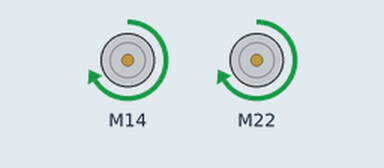
The sketch below on a simulated Arduino Uno, built with avr-gcc and run on an emulated ATmega328P. Parts: 2 × DC motor (green arrow = forward, orange = backward, longer = faster).

Above: at 1.0 s.
At 3.1 s:
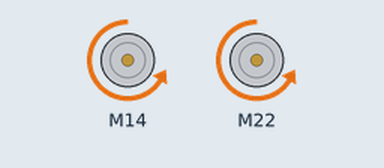
At 5.1 s:
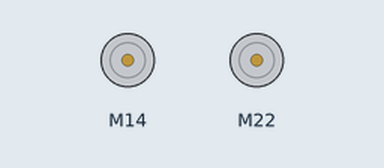
Timing chart, 0 to 7.9 s (numbered marks = the images above):
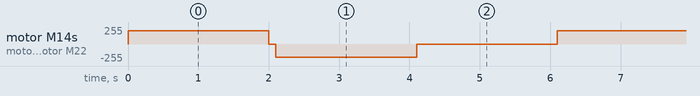

The sketch:

MeMegaPiDCMotorTest.ino
```cpp
// (licence header left out)
#include "MeMegaPi.h"

MeMegaPiDCMotor motor1(PORT4A);

MeMegaPiDCMotor motor2(PORT4B);


uint8_t motorSpeed = 200;

void setup()
{
}

void loop()
{
  motor1.run(motorSpeed); /* value: between -255 and 255. */
  motor2.run(motorSpeed); /* value: between -255 and 255. */
  delay(2000);
  motor1.stop();
  motor2.stop();
  delay(100);
  motor1.run(-motorSpeed);
  motor2.run(-motorSpeed);
  delay(2000);
  motor1.stop();
  motor2.stop();
  delay(2000);
}
```

Measured:
- by itself, motor M14, motor M22: repeats every 6.1 s: stopped 0.10 s, backward 200/255 2.0 s, stopped 2.0 s, forward 200/255 2.0 s
